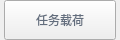
                    <widget class="QWidget" name="rwzh_wid" native="true">
                     <property name="geometry">
                      <rect>
                       <x>140</x>
                       <y>160</y>
                       <width>120</width>
                       <height>40</height>
                      </rect>
                     </property>
                     <property name="minimumSize">
                      <size>
                       <width>0</width>
                       <height>40</height>
                      </size>
                     </property>
                     <property name="maximumSize">
                      <size>
                       <width>16777215</width>
                       <height>40</height>
                      </size>
                     </property>
                     <layout class="QHBoxLayout" name="horizontalLayout_28">
                      <property name="spacing">
                       <number>0</number>
                      </property>
                      <property name="leftMargin">
                       <number>0</number>
                      </property>
                      <property name="topMargin">
                       <number>0</number>
                      </property>
                      <property name="rightMargin">
                       <number>0</number>
                      </property>
                      <property name="bottomMargin">
                       <number>0</number>
                      </property>
                      <item>
                       <widget class="QLabel" name="label_123">
                        <property name="minimumSize">
                         <size>
                          <width>4</width>
                          <height>0</height>
                         </size>
                        </property>
                        <property name="maximumSize">
                         <size>
                          <width>4</width>
                          <height>16777215</height>
                         </size>
                        </property>
                        <property name="text">
                         <string/>
                        </property>
                        <property name="pixmap">
                         <pixmap resource="twoDdisplay.qrc">:/twoDdisplay/rectleft</pixmap>
                        </property>
                       </widget>
                      </item>
                      <item>
                       <widget class="QPushButton" name="rwzhbtn">
                        <property name="minimumSize">
                         <size>
                          <width>0</width>
                          <height>40</height>
                         </size>
                        </property>
                        <property name="maximumSize">
                         <size>
                          <width>16777215</width>
                          <height>40</height>
                         </size>
                        </property>
                        <property name="cursor">
                         <cursorShape>PointingHandCursor</cursorShape>
                        </property>
                        <property name="styleSheet">
                         <string notr="true">border-image:url(:/twoDdisplay/btnbg);
color:rgb(98,109,125);</string>
                        </property>
                        <property name="text">
                         <string>任务载荷</string>
                        </property>
                       </widget>
                      </item>
                      <item>
                       <widget class="QLabel" name="label_124">
                        <property name="minimumSize">
                         <size>
                          <width>4</width>
                          <height>0</height>
                         </size>
                        </property>
                        <property name="maximumSize">
                         <size>
                          <width>4</width>
                          <height>16777215</height>
                         </size>
                        </property>
                        <property name="text">
                         <string/>
                        </property>
                        <property name="pixmap">
                         <pixmap resource="twoDdisplay.qrc">:/twoDdisplay/rectright</pixmap>
                        </property>
                       </widget>
                      </item>
                     </layout>
                    </widget>
